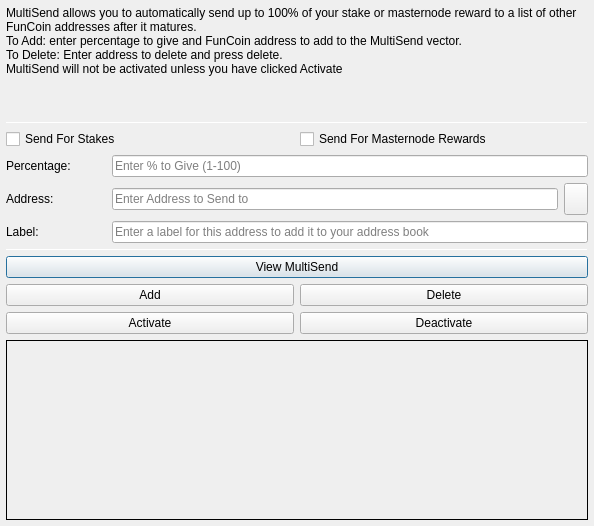
<?xml version="1.0" encoding="UTF-8"?>
<ui version="4.0">
 <class>MultiSendDialog</class>
 <widget class="QDialog" name="MultiSendDialog">
  <property name="windowModality">
   <enum>Qt::NonModal</enum>
  </property>
  <property name="geometry">
   <rect>
    <x>0</x>
    <y>0</y>
    <width>594</width>
    <height>526</height>
   </rect>
  </property>
  <property name="windowTitle">
   <string>MultiSend</string>
  </property>
  <layout class="QVBoxLayout" name="verticalLayout" stretch="0">
   <property name="leftMargin">
    <number>6</number>
   </property>
   <property name="topMargin">
    <number>6</number>
   </property>
   <property name="rightMargin">
    <number>6</number>
   </property>
   <property name="bottomMargin">
    <number>6</number>
   </property>
   <item>
    <layout class="QVBoxLayout" name="verticalLayout_Main" stretch="1,1,1,0,1,1,1">
     <item>
      <widget class="QLabel" name="label_2">
       <property name="lineWidth">
        <number>1</number>
       </property>
       <property name="text">
        <string>MultiSend allows you to automatically send up to 100% of your stake or masternode reward to a list of other FunCoin addresses after it matures.
To Add: enter percentage to give and FunCoin address to add to the MultiSend vector.
To Delete: Enter address to delete and press delete.
MultiSend will not be activated unless you have clicked Activate</string>
       </property>
       <property name="alignment">
        <set>Qt::AlignLeading|Qt::AlignLeft|Qt::AlignTop</set>
       </property>
       <property name="wordWrap">
        <bool>true</bool>
       </property>
      </widget>
     </item>
     <item>
      <widget class="Line" name="line">
       <property name="minimumSize">
        <size>
         <width>0</width>
         <height>1</height>
        </size>
       </property>
       <property name="maximumSize">
        <size>
         <width>16777215</width>
         <height>1</height>
        </size>
       </property>
       <property name="orientation">
        <enum>Qt::Horizontal</enum>
       </property>
      </widget>
     </item>
     <item>
      <layout class="QVBoxLayout" name="verticalLayout_Settings">
       <item>
        <layout class="QHBoxLayout" name="horizontalLayout">
         <item>
          <widget class="QCheckBox" name="multiSendStakeCheckBox">
           <property name="text">
            <string>Send For Stakes</string>
           </property>
          </widget>
         </item>
         <item>
          <widget class="QCheckBox" name="multiSendMasternodeCheckBox">
           <property name="text">
            <string>Send For Masternode Rewards</string>
           </property>
          </widget>
         </item>
        </layout>
       </item>
       <item>
        <layout class="QHBoxLayout" name="horizontalLayout_6">
         <item>
          <widget class="QLabel" name="label">
           <property name="minimumSize">
            <size>
             <width>100</width>
             <height>0</height>
            </size>
           </property>
           <property name="toolTip">
            <string>Percentage of stake to send</string>
           </property>
           <property name="text">
            <string>Percentage:</string>
           </property>
          </widget>
         </item>
         <item>
          <widget class="QLineEdit" name="multiSendPercentEdit">
           <property name="toolTip">
            <string>Enter whole numbers 1 - 100</string>
           </property>
           <property name="placeholderText">
            <string>Enter % to Give (1-100)</string>
           </property>
          </widget>
         </item>
        </layout>
       </item>
       <item>
        <layout class="QHBoxLayout" name="horizontalLayout_7">
         <item>
          <widget class="QLabel" name="label_5">
           <property name="minimumSize">
            <size>
             <width>100</width>
             <height>0</height>
            </size>
           </property>
           <property name="toolTip">
            <string>Address to send portion of stake to</string>
           </property>
           <property name="text">
            <string>Address:</string>
           </property>
          </widget>
         </item>
         <item>
          <widget class="QLineEdit" name="multiSendAddressEdit">
           <property name="toolTip">
            <string/>
           </property>
           <property name="placeholderText">
            <string>Enter Address to Send to</string>
           </property>
          </widget>
         </item>
         <item>
          <widget class="QToolButton" name="addressBookButton">
           <property name="maximumSize">
            <size>
             <width>16777215</width>
             <height>32</height>
            </size>
           </property>
           <property name="toolTip">
            <string>Choose an address from the address book</string>
           </property>
           <property name="text">
            <string/>
           </property>
           <property name="icon">
            <iconset resource="../funcoin.qrc">
             <normaloff>:/icons/address-book</normaloff>:/icons/address-book</iconset>
           </property>
           <property name="shortcut">
            <string>Alt+A</string>
           </property>
          </widget>
         </item>
        </layout>
       </item>
      </layout>
     </item>
     <item>
      <layout class="QHBoxLayout" name="horizontalLayout_3">
       <item>
        <widget class="QLabel" name="label_3">
         <property name="minimumSize">
          <size>
           <width>100</width>
           <height>0</height>
          </size>
         </property>
         <property name="text">
          <string>Label:</string>
         </property>
        </widget>
       </item>
       <item>
        <widget class="QLineEdit" name="labelAddressLabelEdit">
         <property name="placeholderText">
          <string>Enter a label for this address to add it to your address book</string>
         </property>
        </widget>
       </item>
      </layout>
     </item>
     <item>
      <widget class="Line" name="line_2">
       <property name="minimumSize">
        <size>
         <width>0</width>
         <height>1</height>
        </size>
       </property>
       <property name="maximumSize">
        <size>
         <width>16777215</width>
         <height>1</height>
        </size>
       </property>
       <property name="orientation">
        <enum>Qt::Horizontal</enum>
       </property>
      </widget>
     </item>
     <item>
      <layout class="QVBoxLayout" name="verticalLayout_Buttons">
       <item>
        <layout class="QHBoxLayout" name="horizontalLayout_4">
         <item>
          <widget class="QPushButton" name="viewButton">
           <property name="toolTip">
            <string/>
           </property>
           <property name="statusTip">
            <string>View MultiSend Vector</string>
           </property>
           <property name="text">
            <string>View MultiSend</string>
           </property>
          </widget>
         </item>
        </layout>
       </item>
       <item>
        <layout class="QHBoxLayout" name="horizontalLayout_2">
         <item>
          <widget class="QPushButton" name="addButton">
           <property name="toolTip">
            <string/>
           </property>
           <property name="statusTip">
            <string>Add to MultiSend Vector</string>
           </property>
           <property name="text">
            <string>Add</string>
           </property>
          </widget>
         </item>
         <item>
          <widget class="QPushButton" name="deleteButton">
           <property name="toolTip">
            <string/>
           </property>
           <property name="statusTip">
            <string>Delete Address From MultiSend Vector</string>
           </property>
           <property name="text">
            <string>Delete</string>
           </property>
          </widget>
         </item>
        </layout>
       </item>
       <item>
        <layout class="QHBoxLayout" name="horizontalLayout_5">
         <item>
          <widget class="QPushButton" name="activateButton">
           <property name="statusTip">
            <string>Activate MultiSend</string>
           </property>
           <property name="text">
            <string>Activate</string>
           </property>
          </widget>
         </item>
         <item>
          <widget class="QPushButton" name="disableButton">
           <property name="statusTip">
            <string>Deactivate MultiSend</string>
           </property>
           <property name="text">
            <string>Deactivate</string>
           </property>
          </widget>
         </item>
        </layout>
       </item>
      </layout>
     </item>
     <item>
      <widget class="QLabel" name="message">
       <property name="minimumSize">
        <size>
         <width>0</width>
         <height>180</height>
        </size>
       </property>
       <property name="frameShape">
        <enum>QFrame::Panel</enum>
       </property>
       <property name="frameShadow">
        <enum>QFrame::Plain</enum>
       </property>
       <property name="lineWidth">
        <number>1</number>
       </property>
       <property name="midLineWidth">
        <number>1</number>
       </property>
       <property name="text">
        <string/>
       </property>
       <property name="alignment">
        <set>Qt::AlignLeading|Qt::AlignLeft|Qt::AlignTop</set>
       </property>
       <property name="wordWrap">
        <bool>true</bool>
       </property>
      </widget>
     </item>
    </layout>
   </item>
  </layout>
 </widget>
 <resources>
  <include location="../funcoin.qrc"/>
 </resources>
 <connections/>
</ui>
